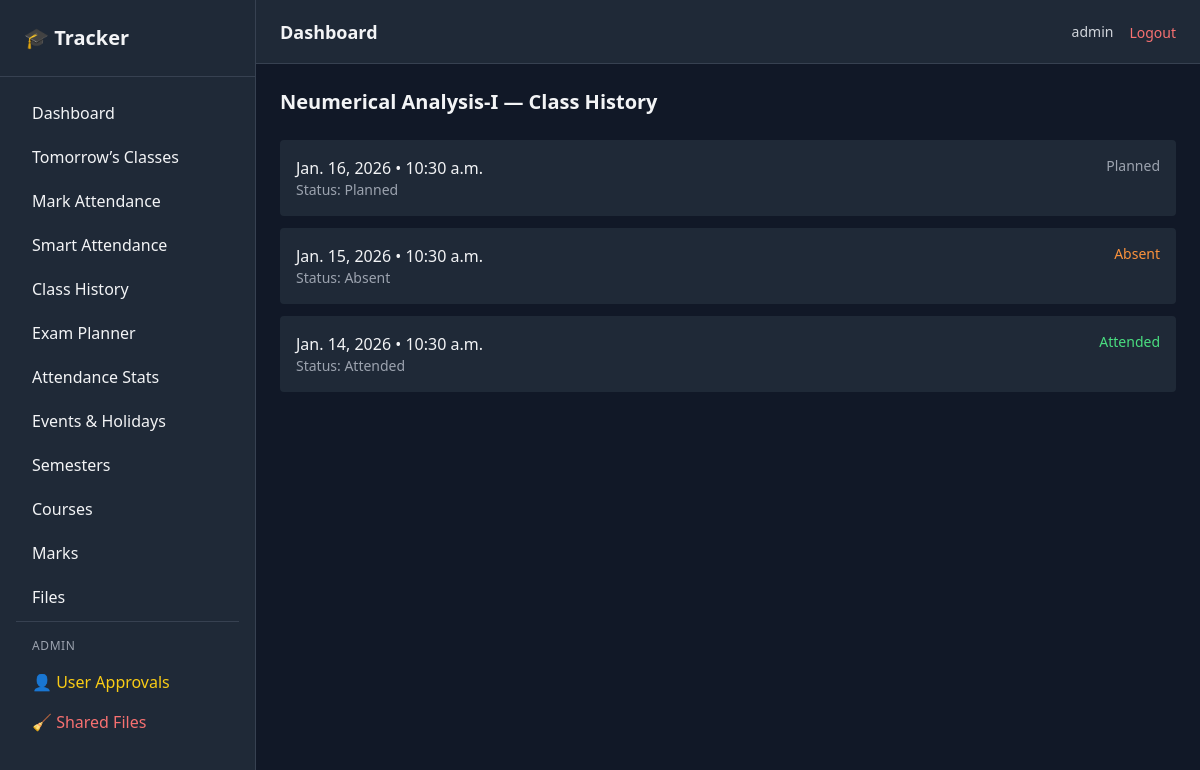
/history/1/ (signed in), run on an earlier commit of the app's database.
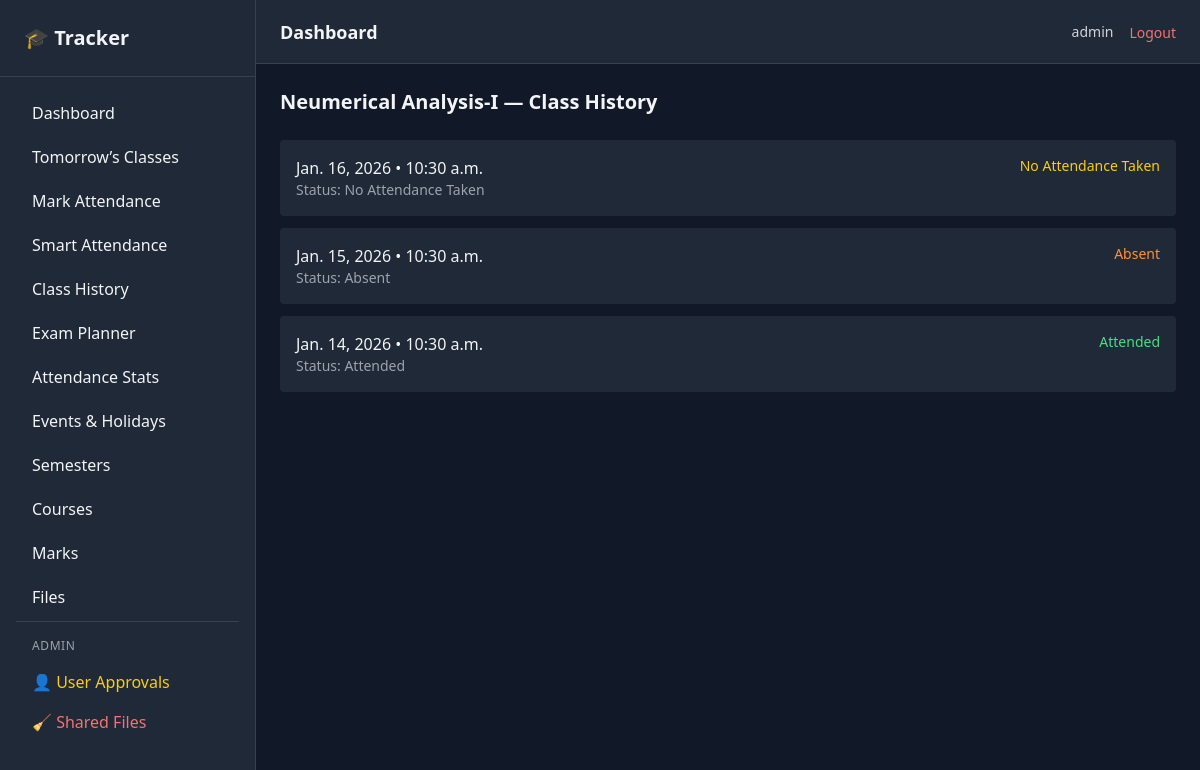
And on a later commit of the database.
### core/models.py (models this page shows, shortened)
class ClassSession(models.Model):
    STATUS_CHOICES = [
        ('planned', 'Planned'),
        ('completed', 'Attended'),
        ('absent', 'Absent'),
        ('cancelled', 'Cancelled'),
        ('no_attendance', 'No Attendance Taken'),
    ]
    user = models.ForeignKey(
        settings.AUTH_USER_MODEL,
        on_delete=models.CASCADE,
        related_name='class_sessions'
    )
    course = models.ForeignKey(
        Course,
        on_delete=models.CASCADE,
        related_name='sessions'
    )
    date = models.DateField()
    start_time = models.TimeField()
    status = models.CharField(
        max_length=20,
        choices=STATUS_CHOICES,
        default='planned'
    )
    created_at = models.DateTimeField(auto_now_add=True)
    class Meta:
        ordering = ['date', 'start_time']
        unique_together = ('course', 'date', 'start_time')

### core/views.py (the view)
@login_required
def class_history_detail(request, course_id):
    course = get_object_or_404(
        Course, id=course_id, user=request.user
    )
    sessions = ClassSession.objects.filter(
        course=course
    ).order_by('-date', '-start_time')
    return render(request, 'history/course_detail.html', {
        'course': course,
        'sessions': sessions
    })

### templates/history/course_detail.html
{% extends 'base/base.html' %}
{% block content %}
<h2 class="text-xl font-semibold mb-6">
    {{ course.name }} — Class History
</h2>
<div class="space-y-3">
    {% for s in sessions %}
        <div class="bg-gray-800 p-4 rounded flex justify-between">
            <div>
                <p class="font-medium">
                    {{ s.date }} • {{ s.start_time }}
                </p>
                <p class="text-sm text-gray-400">
                    Status: {{ s.get_status_display }}
                </p>
            </div>
            <span class="text-sm
                {% if s.status == 'completed' %} text-green-400
                {% elif s.status == 'absent' %} text-orange-400
                {% elif s.status == 'cancelled' %} text-red-400
                {% elif s.status == 'no_attendance' %} text-yellow-400
                {% else %} text-gray-400
                {% endif %}
            ">
                {{ s.get_status_display }}
            </span>
        </div>
    {% empty %}
        <p class="text-gray-400">No class sessions found.</p>
    {% endfor %}
</div>
{% endblock %}

What changed in the data, as far as the page shows it:
changed ClassSession: status "Planned" → "No Attendance Taken"
